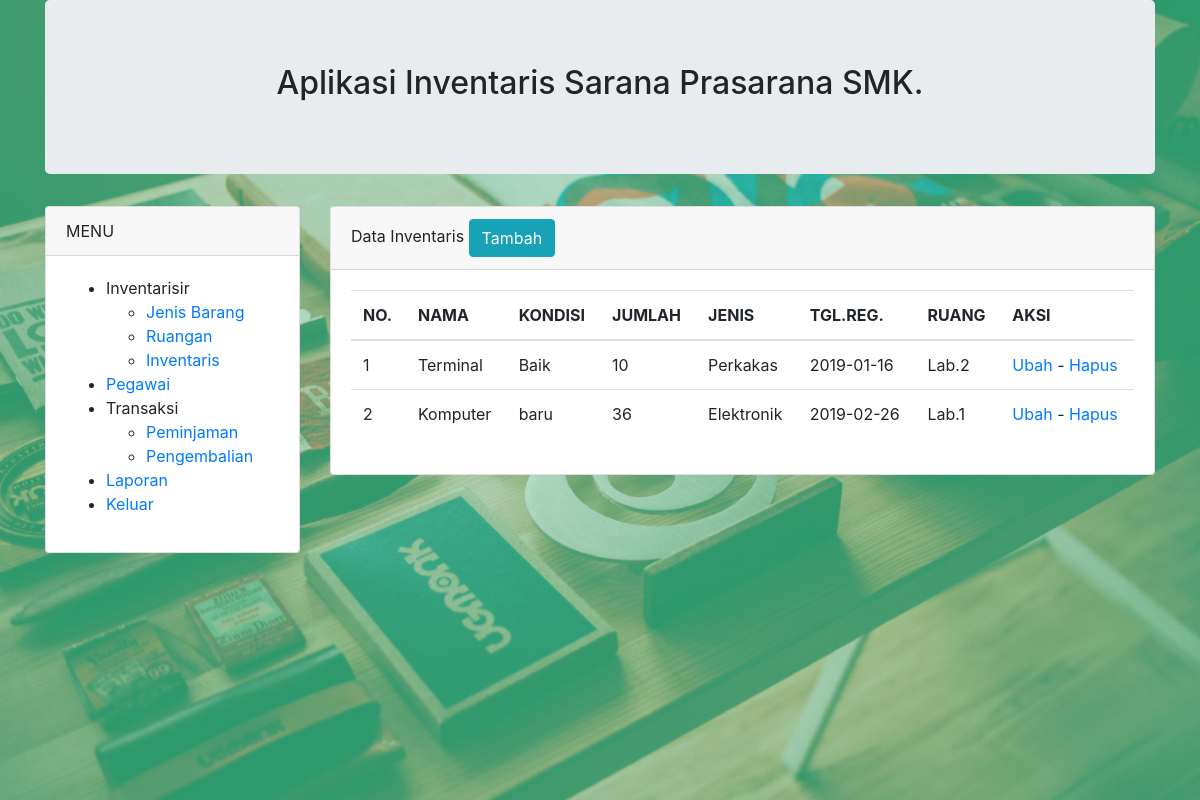
The app's page /index.php?menu=inventaris (signed in) with its own data.
### tables this page shows
CREATE TABLE `inventaris` (
  `id_inventaris` int(11) UNSIGNED NOT NULL,
  `nama` varchar(30) DEFAULT NULL,
  `kondisi` varchar(5) DEFAULT NULL,
  `keterangan` text,
  `jumlah` int(11) DEFAULT NULL,
  `id_jenis` int(11) DEFAULT NULL,
  `tanggal_register` date DEFAULT NULL,
  `id_ruang` int(11) DEFAULT NULL,
  `kode_inventaris` varchar(20) DEFAULT NULL,
  `id_petugas` int(11) DEFAULT NULL
);

CREATE TABLE `jenis` (
  `id_jenis` int(11) UNSIGNED NOT NULL,
  `nama_jenis` varchar(30) DEFAULT NULL,
  `kode_jenis` varchar(20) DEFAULT NULL,
  `keterangan` text
);

CREATE TABLE `ruang` (
  `id_ruang` int(11) UNSIGNED NOT NULL,
  `nama_ruang` varchar(20) DEFAULT NULL,
  `kode_ruang` varchar(20) DEFAULT NULL,
  `keterangan` text
);

### konten/inventaris.php (the view)
<div class="col">
  <div class="card">
    <div class="card-header">
      Data Inventaris
      <a href="?menu=tambah-inventaris" class="btn btn-info">Tambah</a>
    </div>
    <div class="card-body">
      <table class="table tabl-bordered">
        <thead>
          <tr>
            <th>NO.</th>
            <th>NAMA</th>
            <th>KONDISI</th>
            <th>JUMLAH</th>
            <th>JENIS</th>
            <th>TGL.REG.</th>
            <th>RUANG</th>
            <th>AKSI</th>
          </tr>
        </thead>
        <tbody>
        <?php
        $query = mysqli_query($konek, "
          select a.*, b.*, c.* from inventaris a
          inner join jenis b on a.id_jenis=b.id_jenis
          inner join ruang c on a.id_ruang=c.id_ruang
        ");
        $no = 0;
        while($row=mysqli_fetch_array($query)) {
          $no++;
        ?>
          <tr>
            <td><?php print $no?></td>
            <td><?php print $row['nama']?></td>
            <td><?php print $row['kondisi']?></td>
            <td><?php print $row['jumlah']?></td>
            <td><?php print $row['nama_jenis']?></td>
            <td><?php print $row['tanggal_register']?></td>
            <td><?php print $row['nama_ruang']?></td>
            <td>
              <a href="#">Ubah</a> -
              <a href="#">Hapus</a>
            </td>
          </tr>
        <?php } ?>
        </tbody>
      </table>
    </div>
  </div>
</div>

### assets/css/style.css (style rules this page uses)
html { width: 100%; height: 100%; }
body { width: 100%; height: 100%; }

### records on screen
inventaris: nama "Terminal", kondisi "Baik", jumlah "10", id_jenis.nama_jenis "Perkakas", tanggal_register "2019-01-16", id_ruang.nama_ruang "Lab.2"
inventaris: nama "Komputer", kondisi "baru", jumlah "36", id_jenis.nama_jenis "Elektronik", tanggal_register "2019-02-26", id_ruang.nama_ruang "Lab.1"
